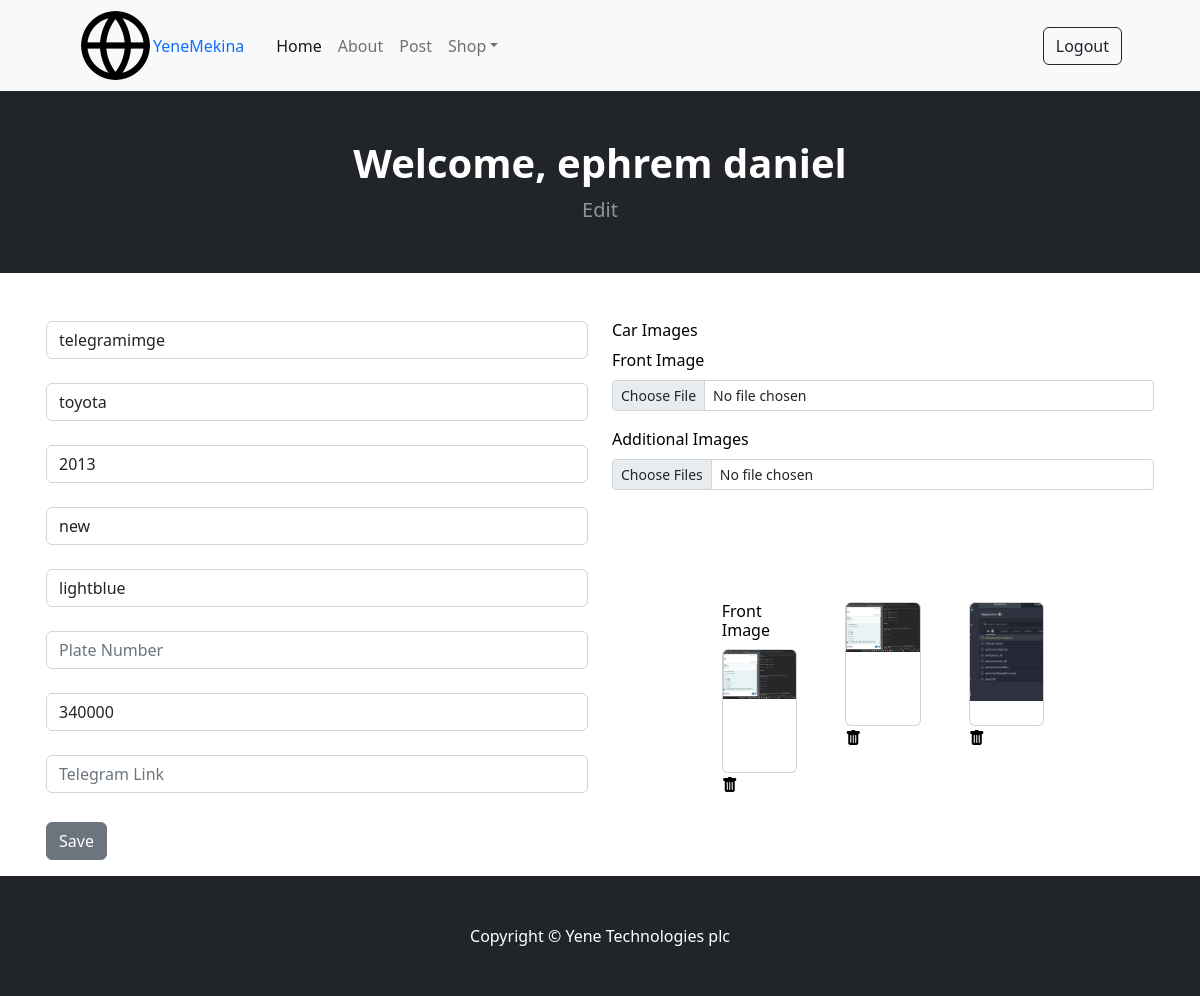
Page /editPost/30/ (signed in) on the committed database.
### store/models.py (models this page shows, shortened)
class Post(models.Model):
    yeneuser=models.ForeignKey(YeneUser,on_delete=models.CASCADE)
    car=models.OneToOneField(Car,on_delete=models.CASCADE)
    postedAt=models.DateTimeField(default=datetime.datetime.today())
    status=models.BooleanField(default=True)

class Car(models.Model):
    name=models.CharField(max_length=80)
    brand=models.CharField(max_length=80,blank=True,null=True,default="")
    image=models.ImageField(upload_to="upload/car")
    model=models.CharField(max_length=80)
    condition=models.CharField(max_length=255,blank=True,null=True,default="")
    color=models.CharField(max_length=70,blank=True,null=True,default="")
    price=models.IntegerField(default=0)
    plate=models.CharField(blank=True,null=True,max_length=10,default="")
    telegram=models.CharField(max_length=255,blank=True,null=True,default="")

class CarImages(models.Model):
    car=models.ForeignKey(Car,on_delete=models.CASCADE,related_name="cars")
    image=models.ImageField(upload_to="upload/car")

### store/views.py (the view)
# urls.py: path('editPost/<int:id>/',views.editPost,name='editPost'),
def editPost(request,id):
    if request.user.is_authenticated and request.method == 'GET':
        post=Post.objects.get(pk=id)
        context={
          'post':post,
        }
        return render(request,'editPost.html',context)
    elif request.user.is_authenticated and request.method == 'GET':
        ...
    else:
        messages.error(request,'please, Login First !')
        return render(request,'login.html')

### store/templates/editPost.html (shortened to what this page needs)
{% extends 'base.html' %}
{% block content %}
<header class="bg-dark py-5">
    <div class="container px-4 px-lg-5 my-9">
        <div class="text-center text-white">
            <h1 class="display-9 fw-bolder">Welcome, {{user.first_name}} {{user.last_name}}</h1>
            <p class="lead fw-normal text-white-50 mb-0">Edit</p>
        </div>
    </div>
</header>
<div class="container px-3 px-lg-3 mt-5">
<form action="{% url 'post' %}" method="post" enctype="multipart/form-data">
  <div class="row ">
    <div class="col-lg-6 col-md-12 col-sm-12">
      <input class="form-control" type="text" placeholder="Name" name="name" value={{post.car.name}}> <br>
      <input class="form-control" type="text" placeholder="Brand" name="brand" value="{{post.car.brand}}"><br>
      <input class="form-control" type="text" placeholder="Model" name="model" value="{{post.car.model}}"><br>
      <input class="form-control" type="text" placeholder="Condition" name="condition" value="{{post.car.condition}}"><br>
      <input class="form-control" type="text" placeholder="Color" name="color" value="{{post.car.color}}"><br>
      <input class="form-control" type="text" placeholder="Plate Number" name="plate" value="{{post.car.plate}}"><br>
      <input class="form-control" type="number" placeholder="Price 0.0 " name="price" value="{{post.car.price}}"><br>
      <input class="form-control" type="text" placeholder="Telegram Link" name="telegram" value="{{post.car.telegram}}"><br>
    </div>
    <div class="col-lg-6 col-md-12 col-sm-12">
<fieldset style="color: black;">
  <legend class="h6">Car Images</legend>
  <div class="mb-3">
    <label for="formFileSm" class="form-label">Front Image</label>
    <input class="form-control form-control-sm" id="formFileSm" type="file"  name="image1">
  </div>
  <div class="mb-3">
    <label for="formFileSm" class="form-label">Additional Images</label>
    <input class="form-control form-control-sm" id="formFileSm" type="file" multiple name="multipleImages">
  </div>
  <section class="py-5">
    <div class="container px-4 px-lg-5 mt-5">
        <div class="row gx-4 gx-lg-5 row-cols-2 row-cols-md-3 row-cols-xl-4 justify-content-center">
            <div class="col mb-5" >
               <h6>Front Image</h6>
                <div class="card h-100" >
              <img class="card-img-top" src="{{ post.car.image.url }}" alt="..." /></div><a class="nav-link bi bi-trash-fill" href=""></a></div>
  {% for carImage in post.car.cars.all %}
  <div class="col mb-5" >
    <div class="card h-100" >
  <img class="card-img-top" src="{{ carImage.image.url }}" alt="..." /></div><a class="nav-link bi bi-trash-fill " href=""></a></div>
  {% endfor %}</div></div></section>
</fieldset>
</div>
  </div>
  <div class="col-auto">
    <button type="submit" class="btn btn-secondary mb-3 justify-content-center">Save</button>
  </div>
</form>
</div>
{% endblock %}

### rows in the picture
Post: name "telegramimge", brand "toyota", model "2013", condition "new", color "lightblue", price "340000", car.image (picture)
CarImages: image (picture)
CarImages: image (picture)

### other values in the picture
{{ user.first_name }} "ephrem"
{{ user.last_name }} "daniel"
